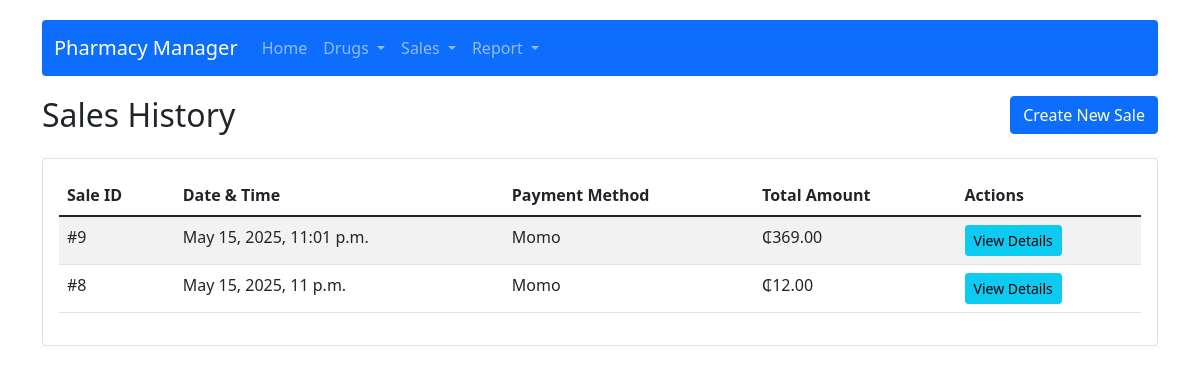
Before: /sales/ with the older database file.
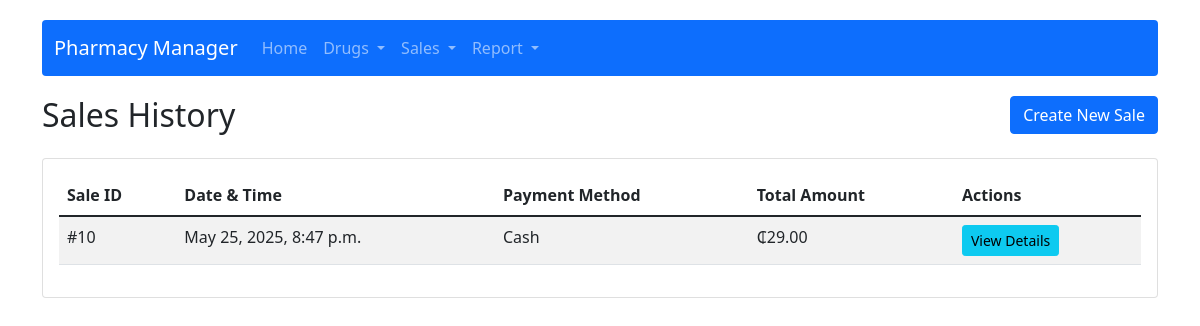
After: the same page with the newer database file.
### app/models.py (models this page shows, shortened)
class Sale(models.Model):
    transaction_date = models.DateTimeField(default=timezone.now)
    payment_method = models.ForeignKey(PaymentMethod, on_delete=models.SET_NULL, null=True)
    total_amount = models.DecimalField(max_digits=10, decimal_places=2)
    created_at = models.DateTimeField(auto_now_add=True)

class PaymentMethod(models.Model):
    name = models.CharField(max_length=50)
    def __str__(self):
        return self.name

### app/views.py (the view)
# urls.py: path('sales/', views.sale_list, name='sale_list'),
def sale_list(request):
    sales = Sale.objects.all().order_by('-transaction_date')
    return render(request, 'app/sale_list.html', {'sales': sales})

### app/templates/app/sale_list.html (shortened to what this page needs)
{% extends 'app/base.html' %}
{% block content %}
<div class="row mb-3">
    <div class="col">
        <h2>Sales History</h2>
    </div>
    <div class="col-auto">
        <a href="{% url 'create_sale' %}" class="btn btn-primary">Create New Sale</a>
    </div>
</div>
<div class="card">
    <div class="card-body">
        <div class="table-responsive">
            <table class="table table-striped table-hover">
                <thead>
                    <tr>
                        <th>Sale ID</th>
                        <th>Date & Time</th>
                        <th>Payment Method</th>
                        <th>Total Amount</th>
                        <th>Actions</th>
                    </tr>
                </thead>
                <tbody>
                    {% for sale in sales %}
                    <tr>
                        <td>#{{ sale.id }}</td>
                        <td>{{ sale.transaction_date }}</td>
                        <td>{{ sale.payment_method }}</td>
                        <td>₵{{ sale.total_amount }}</td>
                        <td>
                            <a href="{% url 'sale_detail' sale.id %}" class="btn btn-sm btn-info">View Details</a>
                        </td>
                    </tr>
                    {% empty %}
                    <tr>
                        <td colspan="5" class="text-center">No sales recorded. <a href="{% url 'create_sale' %}">Create one now</a>.</td>
                    </tr>
                    {% endfor %}
                </tbody>
            </table>
        </div>
    </div>
</div>
{% endblock %}

Changed rows visible on the page:
removed Sale: id "9", transaction_date "May 15, 2025, 11:01 p.m.", payment_method "Momo", total_amount "369.00"
removed Sale: id "8", transaction_date "May 15, 2025, 11 p.m.", payment_method "Momo", total_amount "12.00"
added Sale: id "10", transaction_date "May 25, 2025, 8:47 p.m.", payment_method "Cash", total_amount "29.00"
